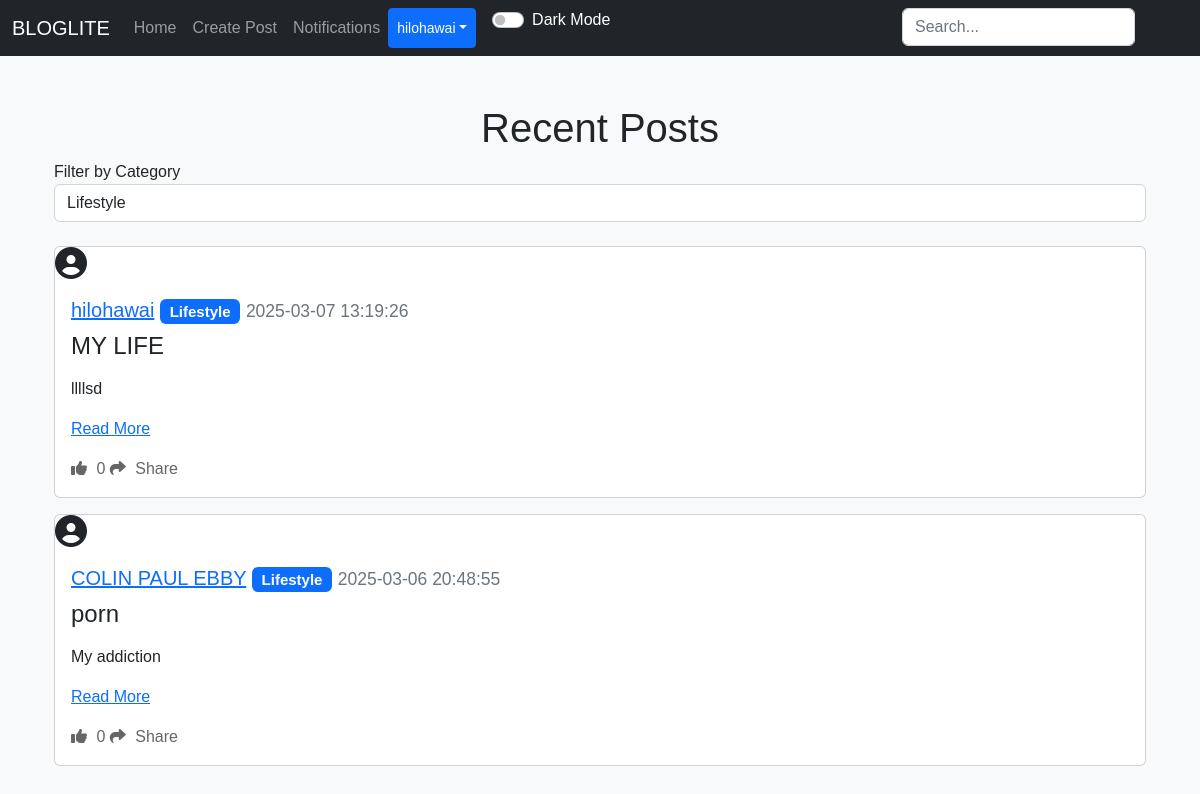
Page /home?category_id=2 (signed in) on the committed database.
### applicaton/models.py (models this page shows)
class User(db.Model, UserMixin):
    id = db.Column(db.Integer, primary_key=True)
    email = db.Column(db.String(150), unique=True)
    username = db.Column(db.String(150), unique=True)
    password = db.Column(db.String(150))
    date_created = db.Column(db.DateTime(timezone=True), default=func.now())
    profile_picture = db.Column(db.String(150), nullable=True)
    posts = db.relationship("Post", backref="user", cascade="all, delete")
    comments = db.relationship("Comment", backref="user", cascade="all, delete")
    likes = db.relationship("Like", backref="user", cascade="all, delete")
    followers = db.relationship("Follower", foreign_keys=[Follower.user_id], backref="followed_user", lazy="dynamic")
    following = db.relationship("Follower", foreign_keys=[Follower.follower_id], backref="follower", lazy="dynamic")
    notifications = db.relationship("Notification", backref="user", cascade="all, delete", lazy="dynamic")

class Post(db.Model):
    id = db.Column(db.Integer, primary_key=True)
    title = db.Column(db.String(150), nullable=False)  # Add title field
    text = db.Column(db.Text, nullable=False)
    date_created = db.Column(db.DateTime(timezone=True), default=func.now())
    author = db.Column(db.Integer, db.ForeignKey('user.id'), nullable=False)
    category_id = db.Column(db.Integer, db.ForeignKey('category.id'), nullable=True)
    comments = db.relationship("Comment", backref="post", cascade="all, delete")
    likes = db.relationship("Like", backref="post", cascade="all, delete")

class Category(db.Model):
    id = db.Column(db.Integer, primary_key=True)
    name = db.Column(db.String(50), unique=True, nullable=False)
    posts = db.relationship("Post", backref="category", cascade="all, delete")

### applicaton/views.py (the view)
@views.route("/")
@views.route("/home")
@login_required
def home():
    logging.basicConfig(level=logging.DEBUG)
    logger = logging.getLogger(__name__)
    category_id = request.args.get('category_id')
    logger.debug(f"Received category_id: {category_id}")
    query = Post.query
    if category_id and category_id != "":
        try:
            category_id_int = int(category_id)
            query = query.filter(Post.category_id == category_id_int)
            logger.debug(f"Applied category filter for ID: {category_id_int}")
        except ValueError:
            logger.error(f"Invalid category_id: {category_id}")
    posts = query.order_by(Post.date_created.desc()).all()
    logger.debug(f"Filtered posts count: {len(posts)}")
    for post in posts:
        logger.debug(f"Post - ID: {post.id}, Title: {post.title}, Category ID: {post.category_id}")
    categories = Category.query.all()
    logger.debug(f"Categories available: {[category.name for category in categories]}")
    return render_template("home.html", user=current_user, posts=posts, categories=categories)

### applicaton/templates/home.html (shortened to what this page needs)
{% extends "nav.html" %}
{% block content %}
<div class="container mt-5">
    <h1 align="center">Recent Posts</h1>
    <form method="GET" action="{{ url_for('views.home') }}" id="categoryFilterForm">
        <div class="form-group">
            <label for="category_id">Filter by Category</label>
            <select name="category_id" id="category_id" class="form-control">
                {% for category in categories %}
                    <option value="{{ category.id }}" {% if request.args.get('category_id')|string == category.id|string %}selected{% endif %}>{{ category.name }}</option>
                {% endfor %}
            </select>
        </div>
    </form>
    <br />
    {% for post in posts %}
        <div class="card mb-3">
            <div class="profile-pic-container mr-3">
                {% if post.user.profile_picture %}
                    <img src="{{ url_for('static', filename='uploads/' + post.user.profile_picture) }}" alt="Profile Picture" class="profile-pic">
                {% else %}
                    <i class="fas fa-user-circle fa-2x"></i>
                {% endif %}
            </div>
            <div class="card-body">
                <h5 class="card-title">
                    <a href="{{ url_for('views.post', username=post.user.username) }}">{{ post.user.username }}</a>
                    {% if post.category %}
                        <span class="badge bg-primary">{{ post.category.name }}</span>
                    {% endif %}
                    <small class="text-muted">{{ post.date_created }}</small>
                </h5>
                <h4>{{ post.title }}</h4>
                <p class="card-text">
                    {% if post.text|length > 100 %}
                        {{ post.text[:100] | safe }}... <a href="{{ url_for('views.view_post', id=post.id) }}">Read More</a>
                    {% else %}
                        {{ post.text | safe }} <a href="{{ url_for('views.view_post', id=post.id) }}">Read More</a>
                    {% endif %}
                </p>
                <div>
                    <a href="#" class="like-btn" data-post-id="{{ post.id }}">
                        <i class="fas fa-thumbs-up"></i> <span class="like-count">{{ post.likes|length }}</span>
                    </a>
                    <a href="#" class="share-btn ml-3" data-post-id="{{ post.id }}" data-bs-toggle="modal" data-bs-target="#shareModal">
                        <i class="fas fa-share"></i> Share
                    </a>
                </div>
            </div>
        </div>
    {% endfor %}
</div>
{% endblock %}

### applicaton/templates/nav.html (shortened to what this page needs)
<!DOCTYPE html>
<html lang="en">
<head>
  <link href="https://cdn.jsdelivr.net/npm/bootstrap@5.2.3/dist/css/bootstrap.min.css" rel="stylesheet">
  <link rel="stylesheet" href="https://code.jquery.com/ui/1.12.1/themes/base/jquery-ui.css">
  <link rel="stylesheet" href="{{ url_for('static', filename='style.css') }}">
</head>
<body>
  <nav class="navbar navbar-expand-lg navbar-dark bg-dark">
    <div class="container-fluid">
      <a class="navbar-brand" href="/home">BLOGLITE</a>
      <div class="collapse navbar-collapse" id="navbar">
        <div class="navbar-nav">
          <a class="nav-item nav-link" href="/home">Home</a>
          {% if user.is_authenticated %}
            <a class="nav-item nav-link" href="/create-post">Create Post</a>
            <a class="nav-item nav-link" href="/notifications">Notifications</a>
            <div style="position: absolute; right: 57px;">
              <form action="{{ url_for('views.search') }}" method="POST" class="d-flex" role="search">
                <input type="search" placeholder="Search..." name="query" class="form-control me-2" id="search-input">
              </form>
            </div>
            <div class="btn-group">
              <button type="button" class="btn btn-sm btn-primary dropdown-toggle" data-bs-toggle="dropdown">{{ user.username }}</button>
            </div>
          {% else %}
            <a class="nav-item nav-link" href="/login">Login</a>
            <a class="nav-item nav-link" href="/sign-up">Sign Up</a>
          {% endif %}
          <div class="form-check form-switch ms-3">
            <input class="form-check-input" type="checkbox" id="darkModeToggle" onclick="toggleDarkMode()">
            <label class="form-check-label text-white" for="darkModeToggle">Dark Mode</label>
          </div>
        </div>
      </div>
    </div>
  </nav>
  <div class="container">{% block content %}{% endblock %}</div>
</body>
</html>

### applicaton/static/style.css (style rules this page uses)
body { background-color: #f8f9fa; font-family: Arial, sans-serif; }
.profile-pic-container { display: inline-block; vertical-align: middle; margin-right: 10px; }
.like-btn { color: #666; text-decoration: none; transition: color 0.3s ease; }
.like-btn i { margin-right: 5px; }
.share-btn { color: #666; text-decoration: none; transition: color 0.3s ease; }
.share-btn i { margin-right: 5px; }

### rows in the picture
User: username "hilohawai"
Post: user.username "hilohawai", category.name "Lifestyle", date_created "2025-03-07 13:19:26", title "MY LIFE", text "llllsd", likes|length "0"
Post: user.username "COLIN PAUL EBBY", category.name "Lifestyle", date_created "2025-03-06 20:48:55", title "porn", text "My addiction", likes|length "0"

### other values in the picture
form field category_id "Lifestyle"
